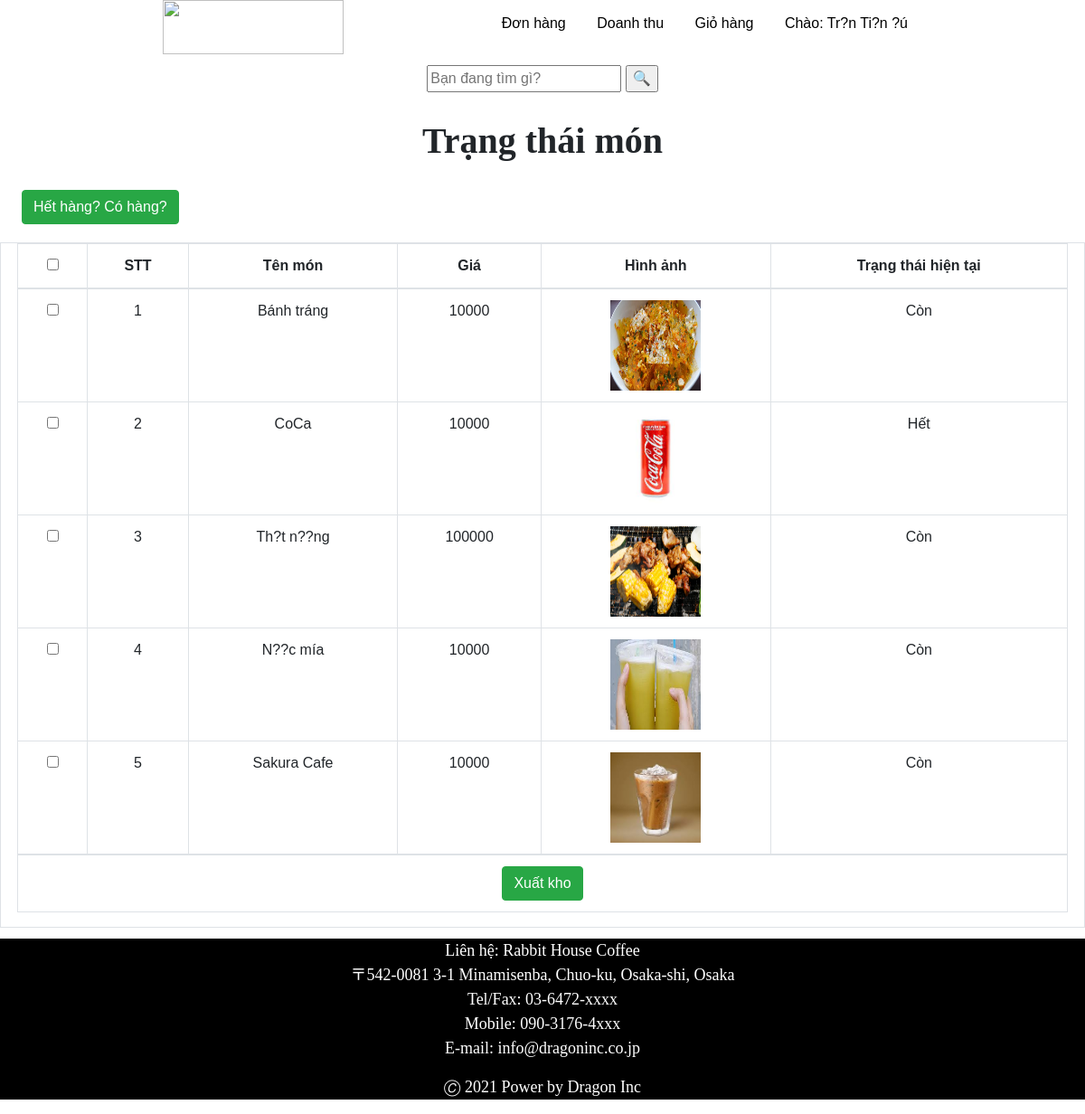
Screenshot of /NhanVien/check_mon.php (signed in) with the database file from the repository.
### tables this page shows
CREATE TABLE `tblstaff` (
  `idStaff` int(11) NOT NULL,
  `hoTen` text NOT NULL,
  `soDT` int(10) NOT NULL,
  `username` text DEFAULT NULL,
  `password` text DEFAULT NULL,
  `diachi` text DEFAULT NULL,
  `tongTG` int(11) DEFAULT NULL,
  `tongLuong` int(11) DEFAULT NULL
);

CREATE TABLE `tblmon` (
  `idMon` int(11) NOT NULL,
  `tenMon` text NOT NULL,
  `gia` double NOT NULL,
  `idLoai` int(11) NOT NULL,
  `hinhAnh` text DEFAULT NULL,
  `moTa` text DEFAULT NULL,
  `goiY` float DEFAULT NULL,
  `conHang` text NOT NULL
);

### NhanVien/check_mon.php (the view, shortened to what this page needs)
<?php
if (isset($_SESSION["username"])) {
    $username    =    $_SESSION["username"];
} else
    header("location:../login.php");
?>
<!DOCTYPE html>
<html lang="en">
<head>
    <link rel="stylesheet" type="text/css" href="../css/style2.css?" />
    <link rel="stylesheet" href="https://cdnjs.cloudflare.com/ajax/libs/jqueryui/1.12.1/jquery-ui.css" />
    <link href="https://stackpath.bootstrapcdn.com/bootstrap/4.3.1/css/bootstrap.min.css" rel="stylesheet">
</head>
<body>
    <?php $user = $username ?>
    <header>
        <?php include "./header.php"; ?>
        <div> <br /><br /><br />
            <div align="center">
                <form action="xuatkho.php" method="GET">
                    <input id="searchbar" name="txtsearchMon" type="text" placeholder="Bạn đang tìm gì?">
                    <input type="submit" name="timKiem" value="🔍" title="Tìm kiếm">
                </form>
            </div>
            <br />
        </div>
    </header>
    <section id="info" align="center">
        <form method="post" action="check_mon.php">
            <span>Trạng thái món</span><br />
            <button type="submit" class="btn btn-success" name="hethang" style="margin-bottom: 20px; float: left; margin-left: 2%;" title="Trong trường hợp hàng trong kho hết làm việc chế biến ra món đó bị gián đoạn thì món đó sẽ vào trạng thái hết hàng. Trường hợp hàng vào kho đã đủ, hàng sẽ được cập nhật lại nên có thể pha chế món đó.">Hết hàng? Có hàng?</button>
            <div class="table-responsive table-bordered">
                <table class="table" style="width:97%" align="center">
                    <thead>
                        <tr>
                            <th><input type="checkbox" name="checkbox" class="chk_box" onClick="toggle(this)"></th>
                            <th>STT</th>
                            <th>Tên món</th>
                            <th>Giá</th>
                            <th>Hình ảnh</th>
                            <th>Trạng thái hiện tại</th>
                        </tr>
                    </thead>
                    <tbody>
                        <?php
                        include("../include/connect.inc");
                        $pageSize = 5;
                        $pos         =    (!isset($_GET["page"])) ? 0 : ($_GET["page"] - 1) * $pageSize;
                        $sql        =    "select * from tblmon limit $pos, $pageSize";
                        $rs         =    mysqli_query($conn, $sql);
                        $i            =    1;
                        while ($row = mysqli_fetch_array($rs)) {
                            $trangThai = $row["conHang"];
                            if ($trangThai == "X") {
                                $trangThai2 = "Hết";
                            } else $trangThai2 = "Còn";
                            echo " <tr>
                                    <td><input type='checkbox' class='chk_box1' name='check_list[]' value='" . $row["idMon"] . "'></td>
                                    <td>$i</td>
                                    <td>" . $row["tenMon"] . "</td>
                                    <td>" . $row["gia"] . "</td>
                                    <td><img src='../uploads/" . $row["hinhAnh"] . "' width=100 height=100></td>
                                    <td>$trangThai2</td>
                                    </tr>";
                            $i++;
                        }
                        ?>
                    </tbody>
                    <tr>
                        <td colspan="8">
                            <button type="submit" class="btn btn-success" name="xuatkho" title="Nếu nguyên liệu dùng để làm món cho khách hàng bị hết, nhân viên hãy chọn vào nguyên liệu đó và nhấn Xuất kho trước ngay khi lấy hàng ra khổi kho">Xuất kho</button>
                        </td>
                    </tr>
                </table>
            </div>
        </form>
    </section>
    <div style="padding-top: 1%;">
        <footer>
            <div style="text-align: center;">
                <p>Liên hệ: Rabbit House Coffee<br />
                    〒542-0081 3-1 Minamisenba, Chuo-ku, Osaka-shi, Osaka<br />
                    Tel/Fax: 03-6472-xxxx<br />
                    Mobile: 090-3176-4xxx<br />
                    E-mail: info@dragoninc.co.jp</p>
                <p>🄫 2021 Power by Dragon Inc</p>
            </div>
        </footer>
    </div>
</body>
</html>

### NhanVien/header.php (shortened to what this page needs)
<div>
    <div id="logo"><a href="./index.php" title="Trang chủ"><img src="../img/logo.png"></a></div>
    <div id="menu">
        <ul>
            <li><a href="./donhang.php" title="Đơn hàng">Đơn hàng</a></li>
            <li><a href="./doanhthu.php" title="Doanh thu của nhân viên">Doanh thu</a></li>
            <li><a href="./giohang.php" title="Giỏ hàng bán hàng cho nhân viên">Giỏ hàng</a></li>
            <li class="dropdown">
                <a href="javascript:void(0)" class="dropbtn" title="Thông tin nhân viên, quản lí kho, báo cáo, đăng xuất">Chào: <?php include "../include/connect.inc";
                                                                                                                            $sql0 = "select * from tblstaff where username = '$user'";
                                                                                                                            $rs0 = mysqli_query($conn, $sql0);
                                                                                                                            $row0 = mysqli_fetch_array($rs0);
                                                                                                                            $hoTen = $row0["hoTen"];
                                                                                                                            echo $hoTen;
                                                                                                                            ?></a>
            </li>
        </ul>
    </div>
</div>

### css/style2.css (style rules this page uses)
#logo { float: left; margin-left: 15%; }
#logo img { width: 200px; height: 60px; }
#info span { text-align: center; display: block; margin-left: auto; margin-right: auto; font-family: 'Times New Roman', Times, serif; font-size: 40px; font-weight: bold; }
footer { background-color: #000; }
footer p { color: #fff; font-family: 'Times New Roman', Times, serif; font-size: 18px; }

### NhanVien/check_mon.php (style rules this page uses)
* { box-sizing: border-box }
body { font-family: Verdana, sans-serif; margin: 0 }
img { vertical-align: middle; }

### NhanVien/header.php (style rules this page uses)
#menu a { text-decoration: none; color: #000; display: block; }
#menu ul { float: right; list-style-type: none; text-align: center; padding-right: 15%; }
#menu li { display: list-item; text-rendering: optimizeLegibility; -webkit-font-smoothing: antialiased; list-style-position: unset; display: inline-block; list-style-type: none; margin-left: -2px; }
li a, .dropbtn { display: inline-block; color: white; text-align: center; padding: 14px 16px; text-decoration: none; }
li.dropdown { display: inline-block; }

### rows the page displays
tblstaff: hoTen "Tr?n Ti?n ?ú"
tblmon: tenMon "Bánh tráng", gia "10000", hinhAnh (picture), conHang "Còn"
tblmon: tenMon "CoCa", gia "10000", hinhAnh (picture), conHang "Hết"
tblmon: tenMon "Th?t n??ng", gia "100000", hinhAnh (picture), conHang "Còn"
tblmon: tenMon "N??c mía", gia "10000", hinhAnh (picture), conHang "Còn"
tblmon: tenMon "Sakura Cafe", gia "10000", hinhAnh (picture), conHang "Còn"
